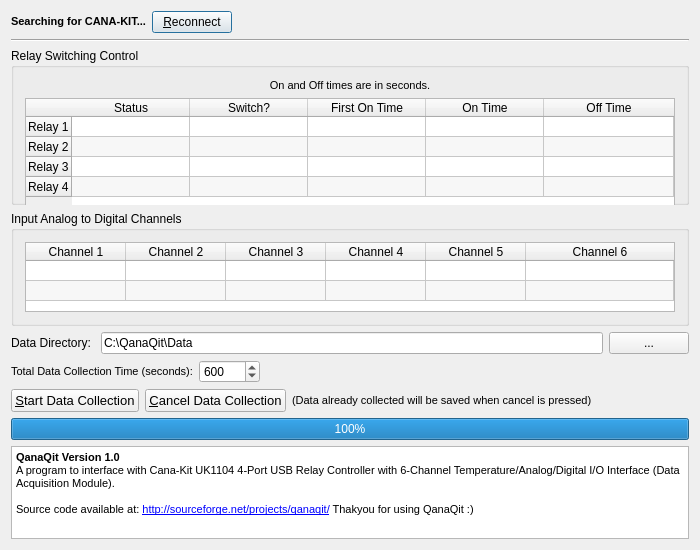
<?xml version="1.0" encoding="UTF-8"?>
<ui version="4.0">
 <class>QanaQitMainDlg</class>
 <widget class="QDialog" name="QanaQitMainDlg">
  <property name="geometry">
   <rect>
    <x>0</x>
    <y>0</y>
    <width>700</width>
    <height>550</height>
   </rect>
  </property>
  <property name="sizePolicy">
   <sizepolicy hsizetype="Preferred" vsizetype="Preferred">
    <horstretch>0</horstretch>
    <verstretch>0</verstretch>
   </sizepolicy>
  </property>
  <property name="minimumSize">
   <size>
    <width>600</width>
    <height>500</height>
   </size>
  </property>
  <property name="windowTitle">
   <string>QanaQit Version 1.0 http://sourceforge.net/projects/qanaqit/</string>
  </property>
  <layout class="QVBoxLayout" name="verticalLayout">
   <item>
    <layout class="QVBoxLayout" name="verticalLayoutMain">
     <item>
      <layout class="QHBoxLayout" name="horizontalLayout_2">
       <item>
        <widget class="QLabel" name="lblConnectionStatus">
         <property name="text">
          <string>&lt;!DOCTYPE HTML PUBLIC &quot;-//W3C//DTD HTML 4.0//EN&quot; &quot;http://www.w3.org/TR/REC-html40/strict.dtd&quot;&gt;
&lt;html&gt;&lt;head&gt;&lt;meta name=&quot;qrichtext&quot; content=&quot;1&quot; /&gt;&lt;style type=&quot;text/css&quot;&gt;
p, li { white-space: pre-wrap; }
&lt;/style&gt;&lt;/head&gt;&lt;body style=&quot; font-family:'MS Shell Dlg 2'; font-size:8.25pt; font-weight:400; font-style:normal;&quot;&gt;
&lt;p style=&quot; margin-top:0px; margin-bottom:0px; margin-left:0px; margin-right:0px; -qt-block-indent:0; text-indent:0px;&quot;&gt;&lt;span style=&quot; font-weight:600;&quot;&gt;Searching for CANA-KIT...&lt;/span&gt;&lt;/p&gt;&lt;/body&gt;&lt;/html&gt;</string>
         </property>
         <property name="textFormat">
          <enum>Qt::RichText</enum>
         </property>
        </widget>
       </item>
       <item>
        <widget class="QPushButton" name="btnReconnect">
         <property name="text">
          <string>&amp;Reconnect</string>
         </property>
        </widget>
       </item>
       <item>
        <spacer name="horizontalSpacer">
         <property name="orientation">
          <enum>Qt::Horizontal</enum>
         </property>
         <property name="sizeHint" stdset="0">
          <size>
           <width>40</width>
           <height>20</height>
          </size>
         </property>
        </spacer>
       </item>
      </layout>
     </item>
     <item>
      <widget class="Line" name="line">
       <property name="orientation">
        <enum>Qt::Horizontal</enum>
       </property>
      </widget>
     </item>
     <item>
      <widget class="QGroupBox" name="groupBox">
       <property name="enabled">
        <bool>true</bool>
       </property>
       <property name="minimumSize">
        <size>
         <width>0</width>
         <height>13</height>
        </size>
       </property>
       <property name="title">
        <string>Relay Switching Control</string>
       </property>
       <layout class="QVBoxLayout" name="verticalLayout_2">
        <item>
         <widget class="QLabel" name="lblConnectionStatus_4">
          <property name="text">
           <string>&lt;!DOCTYPE HTML PUBLIC &quot;-//W3C//DTD HTML 4.0//EN&quot; &quot;http://www.w3.org/TR/REC-html40/strict.dtd&quot;&gt;
&lt;html&gt;&lt;head&gt;&lt;meta name=&quot;qrichtext&quot; content=&quot;1&quot; /&gt;&lt;style type=&quot;text/css&quot;&gt;
p, li { white-space: pre-wrap; }
&lt;/style&gt;&lt;/head&gt;&lt;body style=&quot; font-family:'MS Shell Dlg 2'; font-size:8.25pt; font-weight:400; font-style:normal;&quot;&gt;
&lt;p style=&quot; margin-top:0px; margin-bottom:0px; margin-left:0px; margin-right:0px; -qt-block-indent:0; text-indent:0px;&quot;&gt;&lt;span style=&quot; font-size:8pt;&quot;&gt;On and Off times are in seconds.&lt;/span&gt;&lt;/p&gt;&lt;/body&gt;&lt;/html&gt;</string>
          </property>
          <property name="textFormat">
           <enum>Qt::RichText</enum>
          </property>
          <property name="alignment">
           <set>Qt::AlignCenter</set>
          </property>
         </widget>
        </item>
        <item>
         <widget class="QTableWidget" name="tblRelays">
          <property name="minimumSize">
           <size>
            <width>0</width>
            <height>110</height>
           </size>
          </property>
          <property name="alternatingRowColors">
           <bool>true</bool>
          </property>
          <attribute name="horizontalHeaderDefaultSectionSize">
           <number>118</number>
          </attribute>
          <attribute name="horizontalHeaderStretchLastSection">
           <bool>true</bool>
          </attribute>
          <attribute name="verticalHeaderDefaultSectionSize">
           <number>20</number>
          </attribute>
          <row>
           <property name="text">
            <string>Relay 1</string>
           </property>
          </row>
          <row>
           <property name="text">
            <string>Relay 2</string>
           </property>
          </row>
          <row>
           <property name="text">
            <string>Relay 3</string>
           </property>
          </row>
          <row>
           <property name="text">
            <string>Relay 4</string>
           </property>
          </row>
          <column>
           <property name="text">
            <string>Status</string>
           </property>
          </column>
          <column>
           <property name="text">
            <string>Switch?</string>
           </property>
          </column>
          <column>
           <property name="text">
            <string>First On Time</string>
           </property>
          </column>
          <column>
           <property name="text">
            <string>On Time</string>
           </property>
          </column>
          <column>
           <property name="text">
            <string>Off Time</string>
           </property>
          </column>
         </widget>
        </item>
       </layout>
      </widget>
     </item>
     <item>
      <widget class="QGroupBox" name="grpInput">
       <property name="layoutDirection">
        <enum>Qt::LeftToRight</enum>
       </property>
       <property name="title">
        <string>Input Analog to Digital Channels</string>
       </property>
       <layout class="QVBoxLayout" name="verticalLayout_3">
        <item>
         <widget class="QTableWidget" name="tblADC">
          <property name="sizePolicy">
           <sizepolicy hsizetype="Preferred" vsizetype="Preferred">
            <horstretch>0</horstretch>
            <verstretch>0</verstretch>
           </sizepolicy>
          </property>
          <property name="maximumSize">
           <size>
            <width>16777215</width>
            <height>70</height>
           </size>
          </property>
          <property name="alternatingRowColors">
           <bool>true</bool>
          </property>
          <property name="rowCount">
           <number>2</number>
          </property>
          <attribute name="horizontalHeaderDefaultSectionSize">
           <number>100</number>
          </attribute>
          <attribute name="horizontalHeaderHighlightSections">
           <bool>true</bool>
          </attribute>
          <attribute name="horizontalHeaderMinimumSectionSize">
           <number>90</number>
          </attribute>
          <attribute name="horizontalHeaderStretchLastSection">
           <bool>true</bool>
          </attribute>
          <attribute name="verticalHeaderVisible">
           <bool>false</bool>
          </attribute>
          <attribute name="verticalHeaderDefaultSectionSize">
           <number>20</number>
          </attribute>
          <row>
           <property name="text">
            <string>Enabled?</string>
           </property>
          </row>
          <row>
           <property name="text">
            <string>Value</string>
           </property>
          </row>
          <column>
           <property name="text">
            <string>Channel 1</string>
           </property>
          </column>
          <column>
           <property name="text">
            <string>Channel 2</string>
           </property>
          </column>
          <column>
           <property name="text">
            <string>Channel 3</string>
           </property>
          </column>
          <column>
           <property name="text">
            <string>Channel 4</string>
           </property>
          </column>
          <column>
           <property name="text">
            <string>Channel 5</string>
           </property>
          </column>
          <column>
           <property name="text">
            <string>Channel 6</string>
           </property>
          </column>
         </widget>
        </item>
       </layout>
      </widget>
     </item>
     <item>
      <layout class="QHBoxLayout" name="horizontalLayout_3">
       <item>
        <widget class="QLabel" name="label">
         <property name="text">
          <string>Data Directory: </string>
         </property>
        </widget>
       </item>
       <item>
        <widget class="QLineEdit" name="txtDataDir">
         <property name="text">
          <string>C:\QanaQit\Data</string>
         </property>
        </widget>
       </item>
       <item>
        <widget class="QPushButton" name="btnDataDir">
         <property name="text">
          <string>...</string>
         </property>
        </widget>
       </item>
      </layout>
     </item>
     <item>
      <layout class="QHBoxLayout" name="horizontalLayout_5">
       <item>
        <widget class="QLabel" name="lblConnectionStatus_3">
         <property name="text">
          <string>&lt;!DOCTYPE HTML PUBLIC &quot;-//W3C//DTD HTML 4.0//EN&quot; &quot;http://www.w3.org/TR/REC-html40/strict.dtd&quot;&gt;
&lt;html&gt;&lt;head&gt;&lt;meta name=&quot;qrichtext&quot; content=&quot;1&quot; /&gt;&lt;style type=&quot;text/css&quot;&gt;
p, li { white-space: pre-wrap; }
&lt;/style&gt;&lt;/head&gt;&lt;body style=&quot; font-family:'MS Shell Dlg 2'; font-size:8.25pt; font-weight:400; font-style:normal;&quot;&gt;
&lt;p style=&quot; margin-top:0px; margin-bottom:0px; margin-left:0px; margin-right:0px; -qt-block-indent:0; text-indent:0px;&quot;&gt;&lt;span style=&quot; font-size:8pt;&quot;&gt;Total Data Collection Time (seconds):&lt;/span&gt;&lt;/p&gt;&lt;/body&gt;&lt;/html&gt;</string>
         </property>
         <property name="textFormat">
          <enum>Qt::RichText</enum>
         </property>
        </widget>
       </item>
       <item>
        <widget class="QSpinBox" name="spnTotalTime">
         <property name="minimum">
          <number>1</number>
         </property>
         <property name="maximum">
          <number>10000</number>
         </property>
         <property name="singleStep">
          <number>10</number>
         </property>
         <property name="value">
          <number>600</number>
         </property>
        </widget>
       </item>
       <item>
        <spacer name="horizontalSpacer_3">
         <property name="orientation">
          <enum>Qt::Horizontal</enum>
         </property>
         <property name="sizeHint" stdset="0">
          <size>
           <width>40</width>
           <height>20</height>
          </size>
         </property>
        </spacer>
       </item>
      </layout>
     </item>
     <item>
      <layout class="QHBoxLayout" name="horizontalLayout_4">
       <item>
        <widget class="QPushButton" name="btnStart">
         <property name="font">
          <font>
           <pointsize>10</pointsize>
          </font>
         </property>
         <property name="text">
          <string>&amp;Start Data Collection</string>
         </property>
        </widget>
       </item>
       <item>
        <widget class="QPushButton" name="btnCancel">
         <property name="font">
          <font>
           <pointsize>10</pointsize>
          </font>
         </property>
         <property name="text">
          <string>&amp;Cancel Data Collection</string>
         </property>
        </widget>
       </item>
       <item>
        <widget class="QLabel" name="lblConnectionStatus_2">
         <property name="text">
          <string>&lt;!DOCTYPE HTML PUBLIC &quot;-//W3C//DTD HTML 4.0//EN&quot; &quot;http://www.w3.org/TR/REC-html40/strict.dtd&quot;&gt;
&lt;html&gt;&lt;head&gt;&lt;meta name=&quot;qrichtext&quot; content=&quot;1&quot; /&gt;&lt;style type=&quot;text/css&quot;&gt;
p, li { white-space: pre-wrap; }
&lt;/style&gt;&lt;/head&gt;&lt;body style=&quot; font-family:'MS Shell Dlg 2'; font-size:8.25pt; font-weight:400; font-style:normal;&quot;&gt;
&lt;p style=&quot; margin-top:0px; margin-bottom:0px; margin-left:0px; margin-right:0px; -qt-block-indent:0; text-indent:0px;&quot;&gt;&lt;span style=&quot; font-size:8pt;&quot;&gt;(Data already collected will be saved when cancel is pressed)&lt;/span&gt;&lt;/p&gt;&lt;/body&gt;&lt;/html&gt;</string>
         </property>
         <property name="textFormat">
          <enum>Qt::RichText</enum>
         </property>
        </widget>
       </item>
       <item>
        <spacer name="horizontalSpacer_2">
         <property name="orientation">
          <enum>Qt::Horizontal</enum>
         </property>
         <property name="sizeHint" stdset="0">
          <size>
           <width>40</width>
           <height>20</height>
          </size>
         </property>
        </spacer>
       </item>
      </layout>
     </item>
     <item>
      <widget class="QProgressBar" name="progressBar">
       <property name="value">
        <number>100</number>
       </property>
      </widget>
     </item>
     <item>
      <widget class="QTextEdit" name="textEdit">
       <property name="enabled">
        <bool>true</bool>
       </property>
       <property name="readOnly">
        <bool>true</bool>
       </property>
       <property name="html">
        <string>&lt;!DOCTYPE HTML PUBLIC &quot;-//W3C//DTD HTML 4.0//EN&quot; &quot;http://www.w3.org/TR/REC-html40/strict.dtd&quot;&gt;
&lt;html&gt;&lt;head&gt;&lt;meta name=&quot;qrichtext&quot; content=&quot;1&quot; /&gt;&lt;style type=&quot;text/css&quot;&gt;
p, li { white-space: pre-wrap; }
&lt;/style&gt;&lt;/head&gt;&lt;body style=&quot; font-family:'MS Shell Dlg 2'; font-size:8.25pt; font-weight:400; font-style:normal;&quot;&gt;
&lt;p style=&quot; margin-top:0px; margin-bottom:0px; margin-left:0px; margin-right:0px; -qt-block-indent:0; text-indent:0px;&quot;&gt;&lt;span style=&quot; font-size:8pt; font-weight:600;&quot;&gt;QanaQit Version 1.0&lt;/span&gt;&lt;/p&gt;
&lt;p style=&quot; margin-top:0px; margin-bottom:0px; margin-left:0px; margin-right:0px; -qt-block-indent:0; text-indent:0px;&quot;&gt;&lt;span style=&quot; font-size:8pt;&quot;&gt;A program to interface with Cana-Kit UK1104 4-Port USB Relay Controller with 6-Channel Temperature/Analog/Digital I/O Interface (Data Acquisition Module).&lt;/span&gt;&lt;/p&gt;
&lt;p style=&quot;-qt-paragraph-type:empty; margin-top:0px; margin-bottom:0px; margin-left:0px; margin-right:0px; -qt-block-indent:0; text-indent:0px; font-size:8pt;&quot;&gt;&lt;/p&gt;
&lt;p style=&quot; margin-top:0px; margin-bottom:0px; margin-left:0px; margin-right:0px; -qt-block-indent:0; text-indent:0px;&quot;&gt;&lt;span style=&quot; font-size:8pt;&quot;&gt;Source code available at: &lt;/span&gt;&lt;a href=&quot;http://sourceforge.net/projects/qanaqit/&quot;&gt;&lt;span style=&quot; font-size:8pt; text-decoration: underline; color:#0000ff;&quot;&gt;http://sourceforge.net/projects/qanaqit/&lt;/span&gt;&lt;/a&gt;&lt;span style=&quot; font-size:8pt;&quot;&gt; Thakyou for using QanaQit :)&lt;/span&gt;&lt;/p&gt;&lt;/body&gt;&lt;/html&gt;</string>
       </property>
      </widget>
     </item>
     <item>
      <spacer name="verticalSpacer">
       <property name="orientation">
        <enum>Qt::Vertical</enum>
       </property>
       <property name="sizeHint" stdset="0">
        <size>
         <width>20</width>
         <height>40</height>
        </size>
       </property>
      </spacer>
     </item>
    </layout>
   </item>
  </layout>
 </widget>
 <layoutdefault spacing="6" margin="11"/>
 <resources/>
 <connections/>
</ui>
